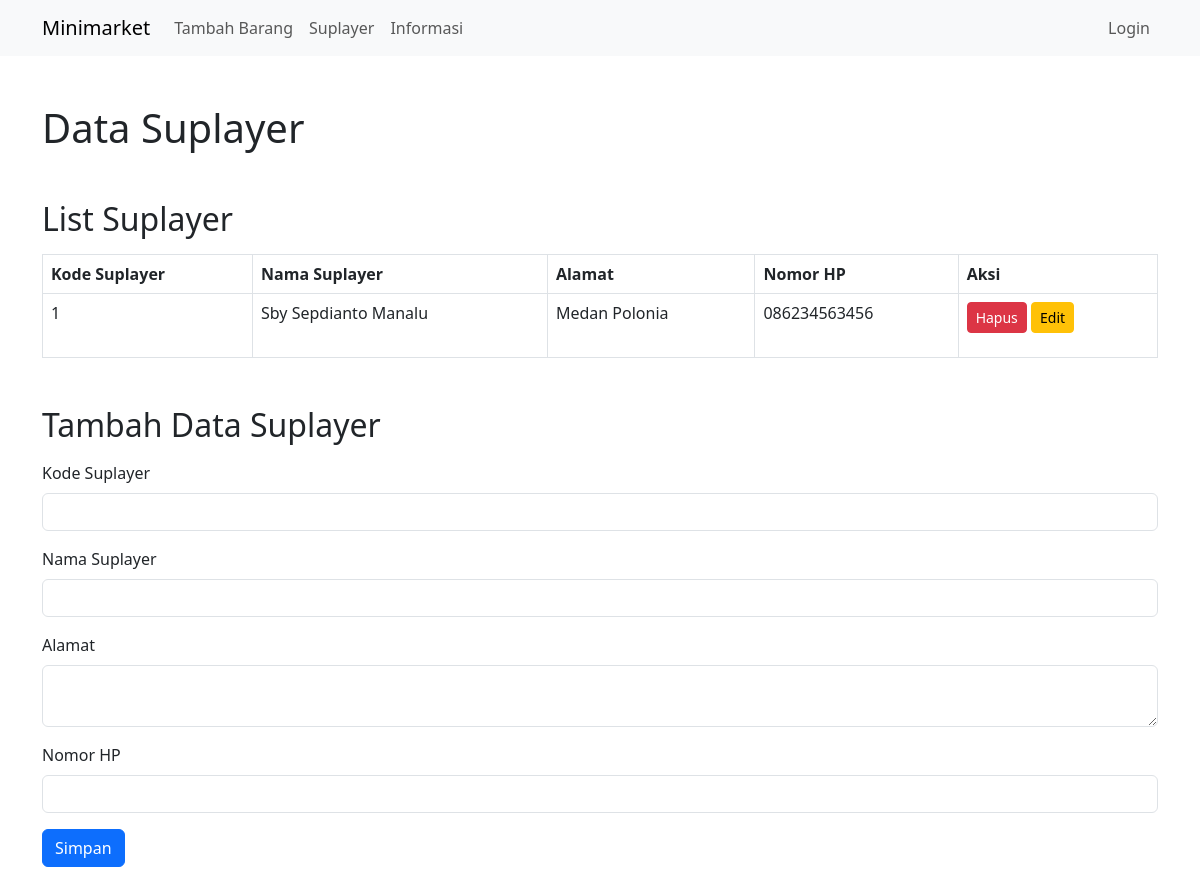
Screenshot of /suplayer.php with the database file from the repository.
### tables this page shows
CREATE TABLE `tb_suplayer` (
  `kd_suplayer` varchar(10) NOT NULL,
  `nm_suplayer` varchar(50) DEFAULT NULL,
  `alamat` text DEFAULT NULL,
  `hp` varchar(15) DEFAULT NULL
);

### suplayer.php (the view, shortened to what this page needs)
<?php
include 'db_connection.php';
$sql = "SELECT * FROM tb_suplayer";
$result = $conn->query($sql);
?>
<?php include 'navbar.php'; ?>
<!DOCTYPE html>
<html lang="en">
<head>
    <link href="https://cdn.jsdelivr.net/npm/bootstrap@5.3.0/dist/css/bootstrap.min.css" rel="stylesheet">
</head>
<body>
<div class="container">
    <h1 class="mt-5">Data Suplayer</h1>
    <h2 class="mt-5">List Suplayer</h2>
    <table class="table table-bordered mt-3">
        <thead>
            <tr>
                <th>Kode Suplayer</th>
                <th>Nama Suplayer</th>
                <th>Alamat</th>
                <th>Nomor HP</th>
                <th>Aksi</th>
            </tr>
        </thead>
        <tbody>
            <?php if ($result->num_rows > 0): ?>
                <?php while($row = $result->fetch_assoc()): ?>
                    <tr>
                        <td><?php echo $row["kd_suplayer"]; ?></td>
                        <td><?php echo $row["nm_suplayer"]; ?></td>
                        <td><?php echo $row["alamat"]; ?></td>
                        <td><?php echo $row["hp"]; ?></td>
                        <td>
                            <form action="suplayer.php" method="post" style="display:inline-block;">
                                <button type="submit" name="delete" class="btn btn-danger btn-sm">Hapus</button>
                            </form>
                            <a href="edit_suplayer.php?kd_suplayer=<?php echo $row["kd_suplayer"]; ?>" class="btn btn-warning btn-sm">Edit</a>
                        </td>
                    </tr>
                <?php endwhile; ?>
            <?php else: ?>
                <tr>
                    <td colspan="5">Tidak ada data</td>
                </tr>
            <?php endif; ?>
        </tbody>
    </table>
  <h2 class="mt-5">Tambah Data Suplayer</h2>
 <form action="suplayer.php" method="post" class="mt-3">
        <div class="mb-3">
            <label for="kd_suplayer" class="form-label">Kode Suplayer</label>
            <input type="text" class="form-control" id="kd_suplayer" name="kd_suplayer" required>
        </div>
        <div class="mb-3">
            <label for="nm_suplayer" class="form-label">Nama Suplayer</label>
            <input type="text" class="form-control" id="nm_suplayer" name="nm_suplayer" required>
        </div>
        <div class="mb-3">
            <label for="alamat" class="form-label">Alamat</label>
            <textarea class="form-control" id="alamat" name="alamat"></textarea>
        </div>
        <div class="mb-3">
            <label for="hp" class="form-label">Nomor HP</label>
            <input type="text" class="form-control" id="hp" name="hp">
        </div>
        <button type="submit" name="add" class="btn btn-primary">Simpan</button>
    </form>
</div>
</body>
</html>

### rows the page displays
tb_suplayer: kd_suplayer "1", nm_suplayer "Sby Sepdianto Manalu", alamat "Medan Polonia", hp "086234563456"
